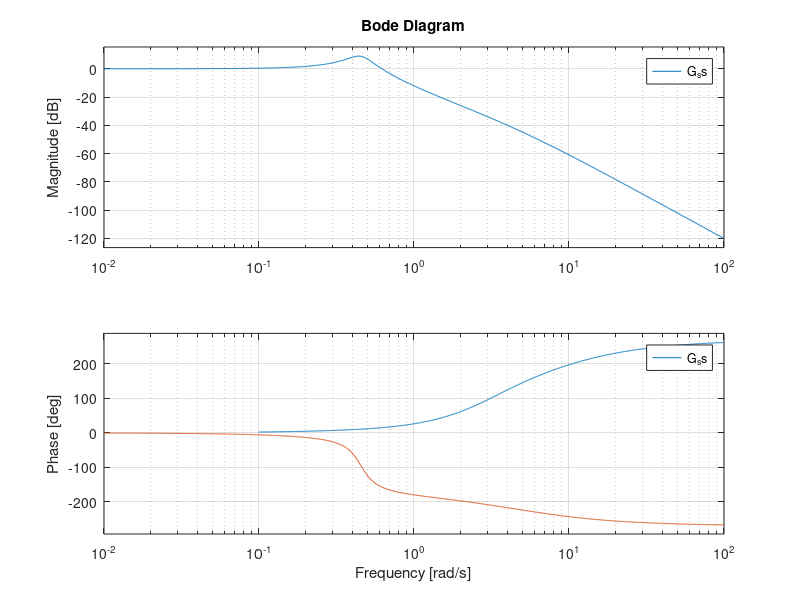
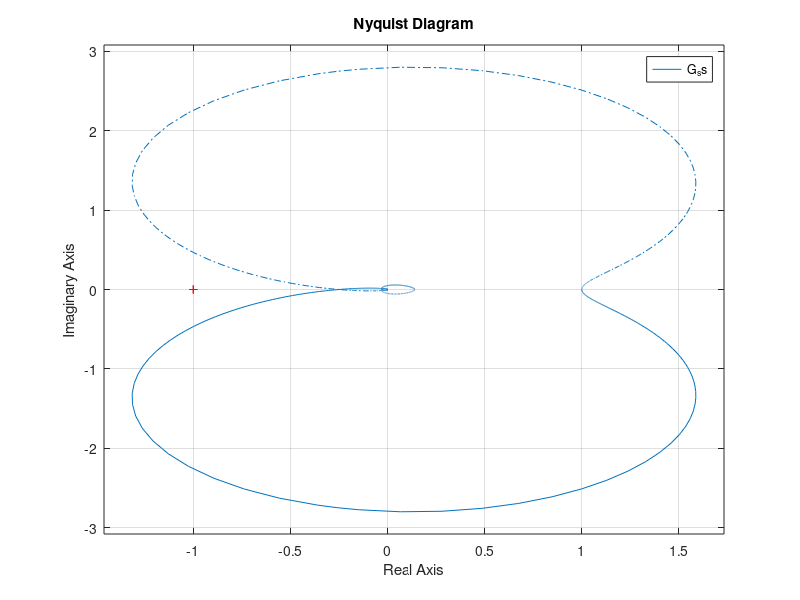

MATLAB code to generate these figures, in order: (Note: this script raises an error after producing the figures.)
%% import the TF as TF or State Space as SS
close all; 
clear all; 

% TF as minimum polynomial
% f(x) = s(s-7)(s-6) + (s+4)(s-9)(s-2) + s(s-8)(s+1) 
rts1 = [ 0  7  6];
rts1_d = [7 6 0 ];
rts2 = [-4  9  2];
rts3 = [ 0  8 -1];
trm1 = poly(rts1);
trm1_d = poly(rts1_d);
trm2 = poly(rts2);
trm3 = poly(rts3);
den = trm1 + trm2 + trm3;
den_d = trm1_d + trm2 + trm3;

a1 = 1;
a2 = 5;
a3 = 10;
% a1*s^2 + a2*s + a3
num = [a1 a2 a3]; 

A = [0 1 0;
     0 0 1;
     -1 -1 -5]
B=[0 0 1]'
C=[1 0 0]
D=[0]

%% num explain as an expanded vector
% 
% TF
 G_tf = tf(num,den)
 G_tf_d = tf(num,den_d)
% SS
 G_ss = ss(A,B,C,D)
 [n,d]=ss2tf(A,B,C,D);
 G=tf(n,d)

 %% draw Bode plot 
 figure;
 bode(G_tf);
 hold on;
 bode(G_ss);

 %% Draw Nyquist 
 figure;
 nyquist(G_tf);
 hold on;
 nyquist(G_ss);

 %% PLot Popov PLot 
popov(G_ss,0,0)
